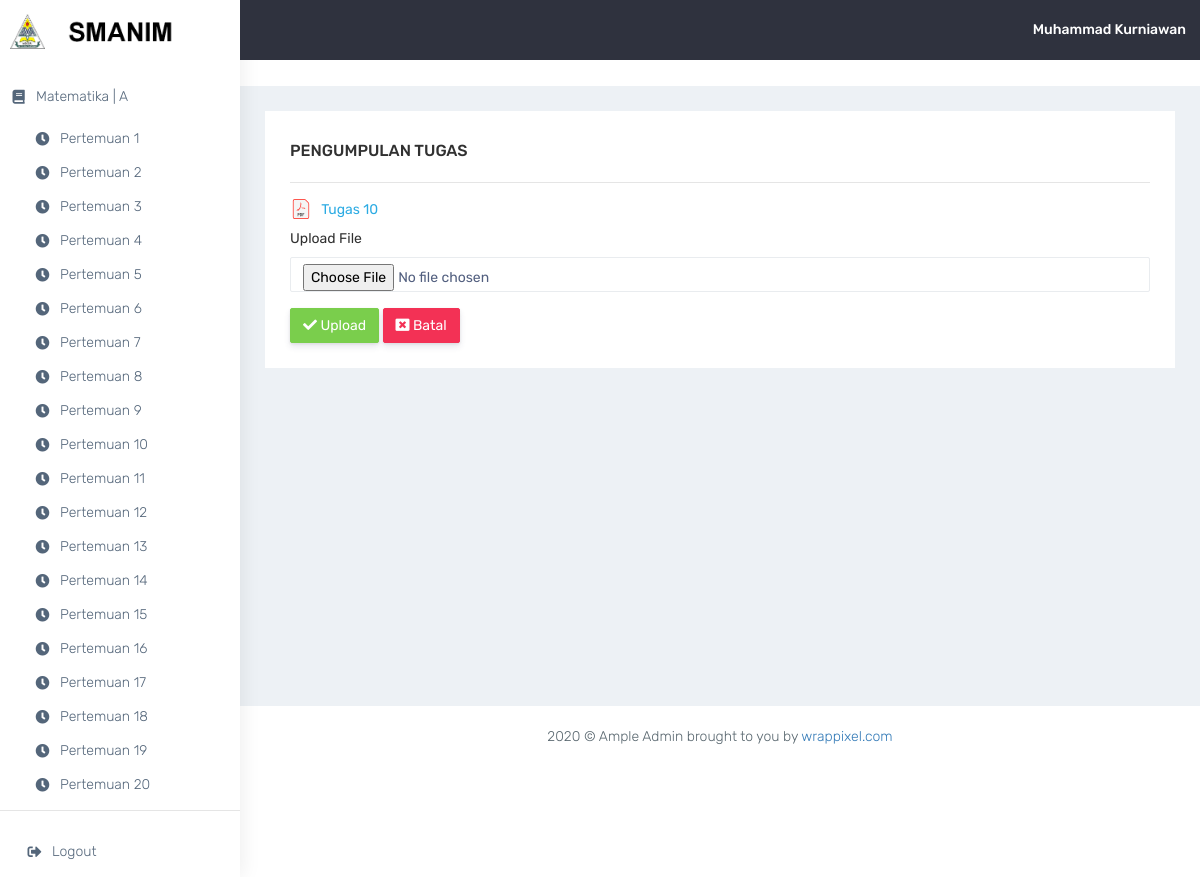
Screenshot of /pengumpulan-tugas.php?kode=3 (signed in) with the database file from the repository.
### tables this page shows
CREATE TABLE `tbl_mapel` (
  `id_mapel` int(11) NOT NULL,
  `id_user` int(11) NOT NULL,
  `mapel` varchar(100) NOT NULL,
  `kelas` char(1) NOT NULL
);

CREATE TABLE `tbl_file` (
  `id_file` int(11) NOT NULL,
  `id_mapel` int(11) NOT NULL,
  `pertemuan` varchar(100) NOT NULL,
  `nama` varchar(100) NOT NULL,
  `tipe` enum('mod','tgs') NOT NULL,
  `file` varchar(255) NOT NULL,
  `tgl_tambah` date DEFAULT NULL,
  `tgl_ubah` date DEFAULT NULL
);

### session.php (called while the page is built, shortened)
<?php
  if(isset($_SESSION['akses'])){
    $namau = $_SESSION['nama'];
    $kelasu = $_SESSION['kelas'];
  }else{
    header('location:login.php?stat=session_timeout');
    exit();
  }
?>

### pengumpulan-tugas.php (the view)
<?php require_once('navbar-mapel.php'); ?>
<div class="container-fluid">
    <div class="row justify-content-center">
        <div class="col-lg-12 col-sm-6 col-xs-12">
            <div class="white-box analytics-info">
                <h3 class="box-title">Pengumpulan Tugas</h3>
                <hr>
                <div class="row">
                    <div class="col-lg-12">
                        <?php
                            $sql2 = mysqli_query($con, "SELECT a.id_mapel, b.id_user, a.id_file, a.nama, a.pertemuan, a.file FROM tbl_file a INNER JOIN tbl_mapel b ON b.id_mapel = a.id_mapel INNER JOIN tbl_user c ON c.id_user = b.id_user WHERE a.tipe='tgs' AND b.id_user='$kd' AND b.kelas = '$kelasu'");
                            while ($data2 = mysqli_fetch_array($sql2)) {
                         ?>
                        <form method="get" class="mb-2 ml-3">
                            <div class="row">
                                <img src="asset/pdf.svg" width="20px" height="20px">
                                <a href="download.php?kode=<?= $data2['id_file'] ?>" name="file">&nbsp&nbsp&nbsp<?= $data2['nama'] ?></a>
                            </div>
                        </form>
                        <?php } ?>
                        <form action="post" enctype="multipart/form-data">
                            <div class="mb-3">
                                <label for="exampleInputEmail1" class="form-label">Upload File</label>
                                <input name="file" type="file" class="form-control" id="exampleInputEmail1" aria-describedby="emailHelp">
                            </div>
                            <button type="submit" class="btn btn-success" name="upload" style="color: white;">
                                <i class="fas fa-check"></i> Upload
                            </button>
                            <a href="topik.php?kode=<?= $kd; ?>" class="btn btn-danger" style="color: white;">
                                <i class="fas fa-window-close"></i> Batal
                            </a>
                        </form>
                    </div>
                </div>
            </div>
        </div>
    </div>
</div>
<?php require_once('footer.php');?>

### navbar-mapel.php (shortened to what this page needs)
<!DOCTYPE html>
<html dir="ltr" lang="en">
<?php
require_once('session.php'); ?>
<head>
    <link href="asset/admin/plugins/bower_components/chartist/dist/chartist.min.css" rel="stylesheet">
    <link rel="stylesheet" href="asset/admin/plugins/bower_components/chartist-plugin-tooltips/dist/chartist-plugin-tooltip.css">
    <link href="asset/admin/css/style.min.css" rel="stylesheet">
</head>
<body>
    <div id="main-wrapper" data-layout="vertical" data-navbarbg="skin5" data-sidebartype="full"
        data-sidebar-position="absolute" data-header-position="absolute" data-boxed-layout="full">
        <header class="topbar" data-navbarbg="skin5">
            <nav class="navbar top-navbar navbar-expand-md navbar-dark">
                <div class="navbar-header" data-logobg="skin6">
                    <a class="navbar-brand" href="index.php">
                        <b class="logo-icon">
                            <img src="asset/logo.png" alt="homepage" width="35px" height="35px" />
                        </b>
                        <span class="logo-text">
                            <img src="asset/logo-text.png" alt="homepage" class="pt-2" width="75%" height="45%" />
                        </span>
                    </a>
                </div>
                <div class="navbar-collapse collapse" id="navbarSupportedContent" data-navbarbg="skin5">
                    <ul class="navbar-nav ml-auto d-flex align-items-center">
                        <li>
                            <a class="profile-pic" href="#"><span class="text-white font-medium"><?= $namau ?></span></a>
                        </li>
                    </ul>
                </div>
            </nav>
        </header>
        <aside class="left-sidebar" data-sidebarbg="skin6">
            <div class="scroll-sidebar">
                <nav class="sidebar-nav">
                    <ul id="sidebarnav">
                        <?php
                        if(isset($_GET['kode'])){
                          $kd = $_GET['kode'];
                          $sql = mysqli_query($con, "SELECT a.kelas, b.nama, a.mapel FROM tbl_mapel a INNER JOIN tbl_user b ON b.id_user = a.id_user WHERE a.id_user='$kd'");
                          $data = mysqli_fetch_array($sql);
                        }
                        ?>
                        <li class="sidebar-item py-2 mx-n3">
                            <a class="sidebar-link waves-effect waves-dark sidebar-link" href="index.php" aria-expanded="false"><i class="fas fa-book fa-fw" aria-hidden="true">
                                </i><span class="hide-menu"><?php echo $data['mapel']." | ".$data['kelas']; ?></span>
                            </a>
                        </li>
                        <?php for($i=1;$i<=20;$i++) { ?>
                        <li class="sidebar-item py-n10 my-n3 mx-2">
                            <a class="sidebar-link waves-effect waves-dark sidebar-link" href="topik.php?kode=<?= $data['id_user']; ?>#section<?= $i ?>" aria-expanded="false">
                                <i class="fas fa-clock fa-fw" aria-hidden="true"></i><span class="hide-menu">Pertemuan <?= $i ?></span>
                            </a>
                        </li>
                        <?php } ?>
                        <hr>
                        <li class="sidebar-item">
                            <a class="sidebar-link waves-effect waves-dark sidebar-link"
                            href="logout.php" aria-expanded="false">
                            <i class="fas fa-sign-out-alt"
                                aria-hidden="true"></i><span class="hide-menu">Logout</span>
                            </a>
                        </li>
                    </ul>
                </nav>
            </div>
        </aside>
        <div class="page-wrapper">
            <div class="page-breadcrumb bg-white">
            </div>

### rows the page displays
tbl_mapel: mapel "Matematika", kelas "A"
tbl_file: nama "Tugas 10"

### other values shown
$namau "Muhammad Kurniawan"
